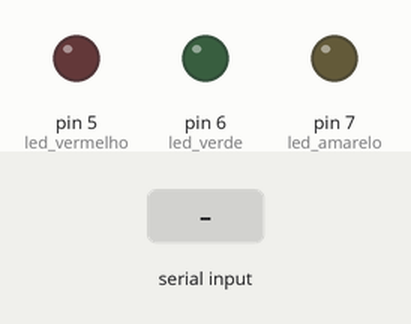
Bench run of a sketch on a simulated Arduino Uno, built with avr-gcc and run on an emulated ATmega328P. On the bench: output pins drawn as LEDs (lit = HIGH). The test bench sets the inputs (shaded band).

Above: at 1.2 s.
1.3 s: "R" received over Serial
At 2.2 s:
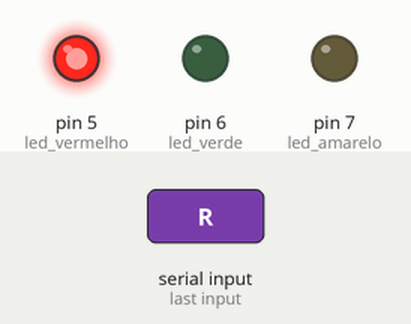
2.8 s: "G" received over Serial
At 3.4 s:
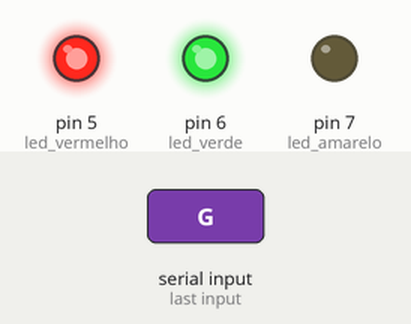
4.3 s: "r" received over Serial
At 5.5 s:
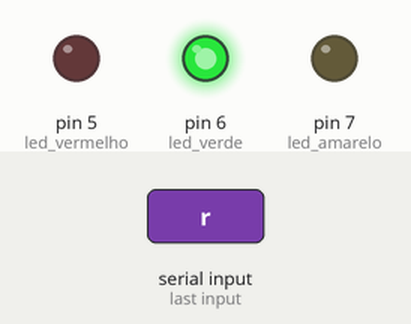
5.8 s: "Y" received over Serial
At 6.9 s:
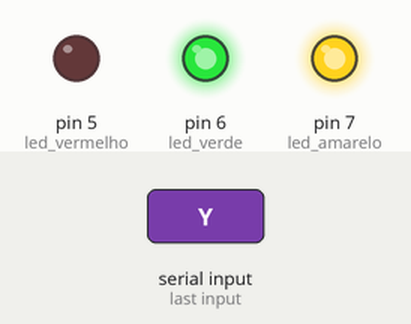
7.3 s: "g" received over Serial
At 8.0 s:
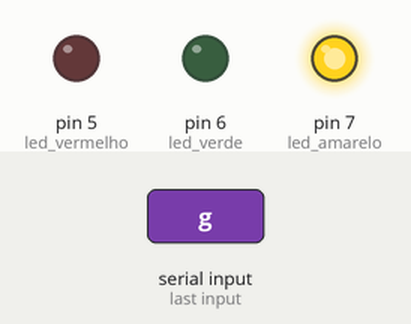
8.8 s: "T" received over Serial
At 9.1 s:
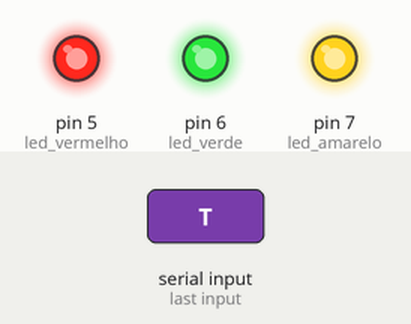
Timing chart, 0 to 11.3 s (numbered marks = the images above; inputs shaded):
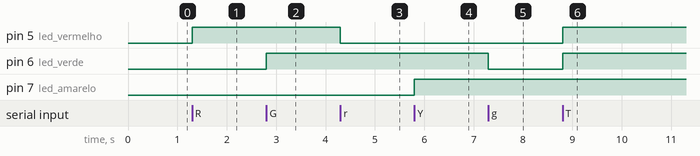

The sketch:

1.2.atividades.led.ino
```cpp
/* ************************************************************************

Colégio SATC
Curso Técnico em Mecatrônica
Disciplina: Sistemas Embarcados
Turma: 3191
Professor: Marcos Antonio Jeremias Coelho

Programa: Seleção simples (Leds)

ALuno: Marco josé Moser Cordeiro
Data: 23/03/2023
Versão: 1.0

************************************************************************ */

const int led_vermelho = 5;
const int led_verde = 6;
const int led_amarelo = 7;
char led;

void ligarleds(){                     // cria uma função para todos os leds em uma linha só de código
  digitalWrite(led_verde, HIGH);      // usa o void pq cria uma variavel que "n retorna valor"
  digitalWrite(led_amarelo, HIGH);    // só executa a ação sem gerar nada ou resultar em nada como se fosse tipo apertar um botão mesmo
  digitalWrite(led_vermelho, HIGH);   // tu só liga o negócio
}

void desligarleds(){                 // cria a mesma função só que pra desligar
  digitalWrite(led_verde, LOW);      // o () siginifa que n recebe nenhum valor e só executa o que tem ali dentro dos {}
  digitalWrite(led_amarelo, LOW);    // os () vai ler o que ta ali e executar o que ta ali dentr
  digitalWrite(led_vermelho, LOW);
}

void setup() {
  pinMode(led_vermelho, OUTPUT);
  pinMode(led_verde, OUTPUT);
  pinMode(led_amarelo, OUTPUT);
  Serial.begin(115200);
}

void loop() {
  if (Serial.available()) {
    led = Serial.read();
   switch(led) { // se a variavel led for igual a os casos tal coisa rola

    case 'R':  // caso led for igual a R o led vermelho acende
    digitalWrite(led_vermelho, HIGH);
    break; // da break na sequencia do código caso o caso seja positivo (tipo se o caso estiver certo)

    case 'r':
    digitalWrite(led_vermelho, LOW);
    break;

    case 'G':
    digitalWrite(led_verde, HIGH);
    break;

    case 'g':
    digitalWrite(led_verde, LOW);
    break;

    case 'Y':
    digitalWrite(led_amarelo, HIGH);
    break;

    case 'y':
    digitalWrite(led_amarelo, LOW);
    break;


    case 'T':
    ligarleds();  // o () "chama" e executa a função como se fosse "apertando o botao"
    // se n tivesse ele é como se eu só tivesse citando um nome tipo o led vermelho e verde
    // o () vai pler o que ta dentro da funçao lá em cima e executar
    break;

    case 't':
    desligarleds();
    break;

    default:
    desligarleds();
    break;
   }
  }
}
```

Measured:
- after the input at 1.3 s, pin 5 (led_vermelho): LOW → HIGH at once
- after the input at 2.8 s, pin 6 (led_verde): LOW → HIGH at once
- after the input at 4.3 s, pin 5 (led_vermelho): HIGH → LOW at once
- after the input at 5.8 s, pin 7 (led_amarelo): LOW → HIGH at once
- after the input at 7.3 s, pin 6 (led_verde): HIGH → LOW at once
- after the input at 8.8 s, pin 5 (led_vermelho), pin 6 (led_verde): LOW → HIGH at once
